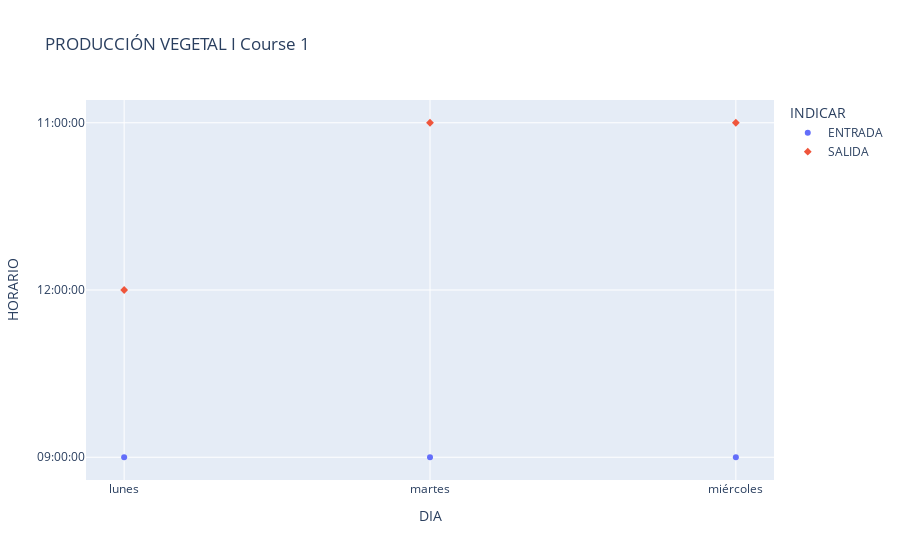
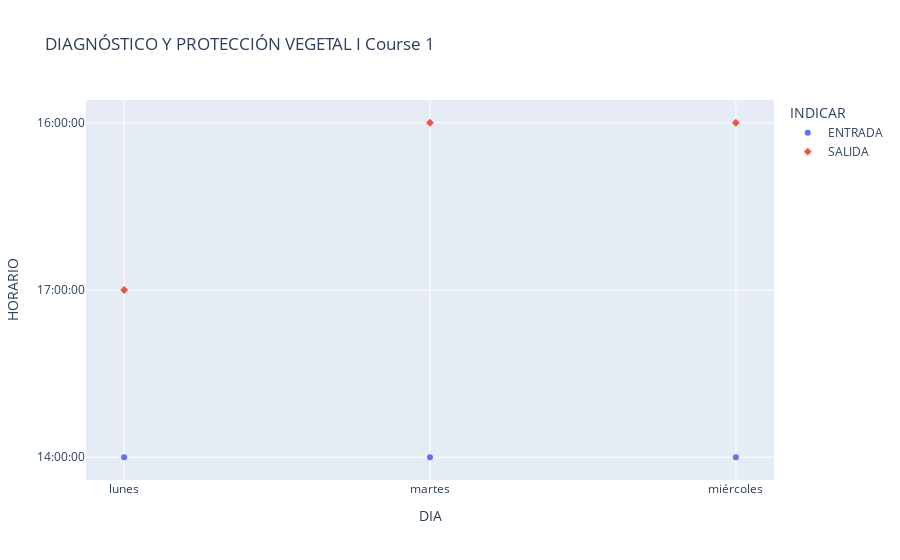
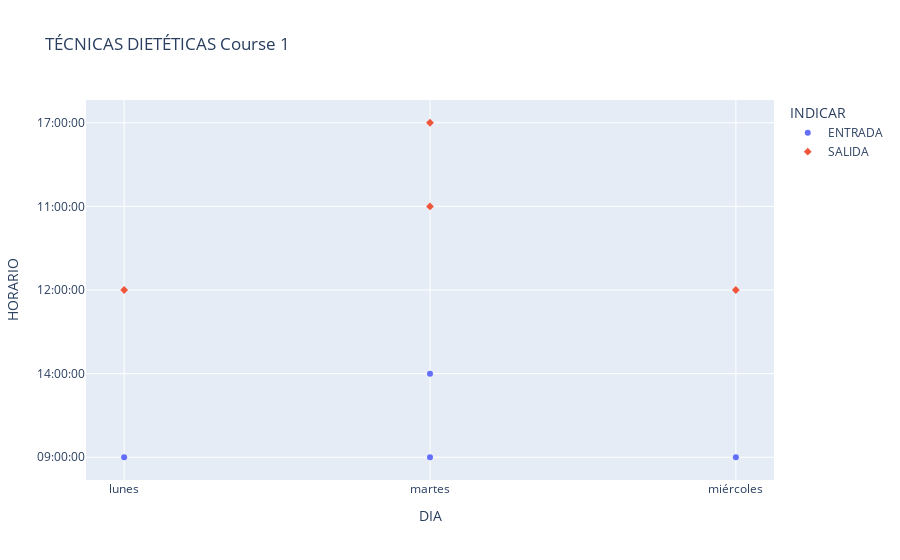
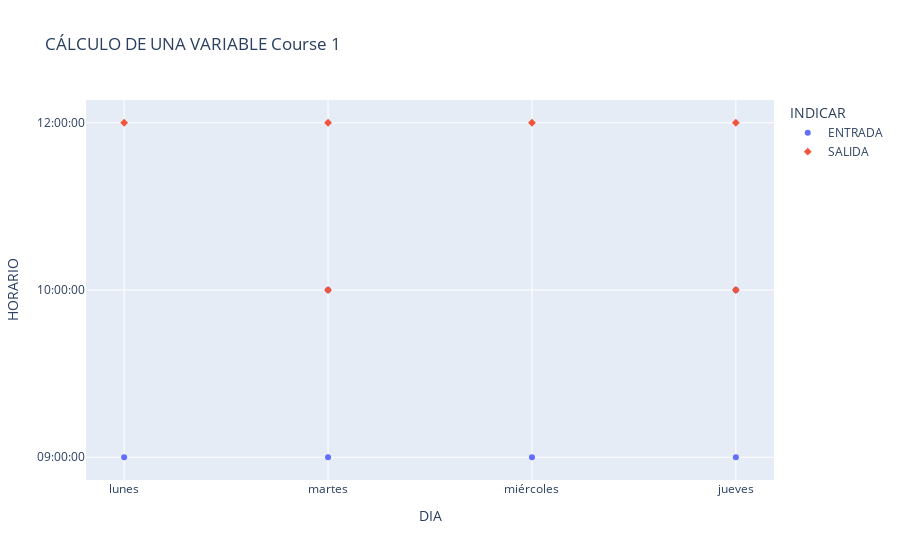

Write notebook code for charts like these, in order.
### Code cell
import plotly.express as px
materias = list(df_H_p.NOMBRE.unique())
for mate in materias:
    df = df_Horario[df_Horario.NOMBRE == mate]
    l_course = df.COURSE.unique()
    if 1 in l_course:
        df1 = df[df['COURSE']==1]
        fig = px.scatter(df1, x="DIA", y="HORARIO",color='INDICAR',symbol='INDICAR',hover_data=[''] ,title=f'{mate} Course 1')
        fig.show()
    if 2 in l_course:
        df2 = df[df['COURSE']==2]
        fig = px.scatter(df2, x="DIA", y="HORARIO",color='INDICAR',symbol='INDICAR' ,title=f'{mate} Course 2')
        fig.show()
    if 3 in l_course:
        df3 = df[df['COURSE']==3]
        fig = px.scatter(df3, x="DIA", y="HORARIO",color='INDICAR',symbol='INDICAR' ,title=f'{mate} Course 3')
        fig.show()
    if 4 in l_course:
        df4 = df[df['COURSE']==4]
        fig = px.scatter(df4, x="DIA", y="HORARIO",color='INDICAR',symbol='INDICAR' ,title=f'{mate} Course 4')
        fig.show()
    if 5 in l_course:
        df5 = df[df['COURSE']==5]
        fig = px.scatter(df5, x="DIA", y="HORARIO",color='INDICAR',symbol='INDICAR' ,title=f'{mate} Course 5')
        fig.show()

### Figure 1 — Plotly figure (JSON) as saved in the notebook; plotly's stock layout.template omitted (floating-point values rounded to 4 significant figures)
{"data": [{"hovertemplate": "INDICAR=ENTRADA<br>DIA=%{x}<br>HORARIO=%{y}<extra></extra>", "legendgroup": "ENTRADA", "marker": {"color": "#636efa", "symbol": "circle"}, "mode": "markers", "name": "ENTRADA", "orientation": "v", "showlegend": true, "type": "scatter", "x": ["lunes", "martes", "miércoles"], "xaxis": "x", "y": ["09:00:00", "09:00:00", "09:00:00"], "yaxis": "y"}, {"hovertemplate": "INDICAR=SALIDA<br>DIA=%{x}<br>HORARIO=%{y}<extra></extra>", "legendgroup": "SALIDA", "marker": {"color": "#EF553B", "symbol": "diamond"}, "mode": "markers", "name": "SALIDA", "orientation": "v", "showlegend": true, "type": "scatter", "x": ["lunes", "martes", "miércoles"], "xaxis": "x", "y": ["12:00:00", "11:00:00", "11:00:00"], "yaxis": "y"}], "layout": {"legend": {"title": {"text": "INDICAR"}, "tracegroupgap": 0}, "title": {"text": "PRODUCCIÓN VEGETAL I Course 1"}, "xaxis": {"anchor": "y", "domain": [0, 1], "title": {"text": "DIA"}}, "yaxis": {"anchor": "x", "domain": [0, 1], "title": {"text": "HORARIO"}}}}

### Figure 2 — Plotly figure (JSON) as saved in the notebook; plotly's stock layout.template omitted (floating-point values rounded to 4 significant figures)
{"data": [{"hovertemplate": "INDICAR=ENTRADA<br>DIA=%{x}<br>HORARIO=%{y}<extra></extra>", "legendgroup": "ENTRADA", "marker": {"color": "#636efa", "symbol": "circle"}, "mode": "markers", "name": "ENTRADA", "orientation": "v", "showlegend": true, "type": "scatter", "x": ["lunes", "martes", "miércoles"], "xaxis": "x", "y": ["14:00:00", "14:00:00", "14:00:00"], "yaxis": "y"}, {"hovertemplate": "INDICAR=SALIDA<br>DIA=%{x}<br>HORARIO=%{y}<extra></extra>", "legendgroup": "SALIDA", "marker": {"color": "#EF553B", "symbol": "diamond"}, "mode": "markers", "name": "SALIDA", "orientation": "v", "showlegend": true, "type": "scatter", "x": ["lunes", "martes", "miércoles"], "xaxis": "x", "y": ["17:00:00", "16:00:00", "16:00:00"], "yaxis": "y"}], "layout": {"legend": {"title": {"text": "INDICAR"}, "tracegroupgap": 0}, "title": {"text": "DIAGNÓSTICO Y PROTECCIÓN VEGETAL I Course 1"}, "xaxis": {"anchor": "y", "domain": [0, 1], "title": {"text": "DIA"}}, "yaxis": {"anchor": "x", "domain": [0, 1], "title": {"text": "HORARIO"}}}}

### Figure 3 — Plotly figure (JSON) as saved in the notebook; plotly's stock layout.template omitted (floating-point values rounded to 4 significant figures)
{"data": [{"hovertemplate": "INDICAR=ENTRADA<br>DIA=%{x}<br>HORARIO=%{y}<extra></extra>", "legendgroup": "ENTRADA", "marker": {"color": "#636efa", "symbol": "circle"}, "mode": "markers", "name": "ENTRADA", "orientation": "v", "showlegend": true, "type": "scatter", "x": ["lunes", "martes", "martes", "miércoles"], "xaxis": "x", "y": ["09:00:00", "09:00:00", "14:00:00", "09:00:00"], "yaxis": "y"}, {"hovertemplate": "INDICAR=SALIDA<br>DIA=%{x}<br>HORARIO=%{y}<extra></extra>", "legendgroup": "SALIDA", "marker": {"color": "#EF553B", "symbol": "diamond"}, "mode": "markers", "name": "SALIDA", "orientation": "v", "showlegend": true, "type": "scatter", "x": ["lunes", "martes", "martes", "miércoles"], "xaxis": "x", "y": ["12:00:00", "11:00:00", "17:00:00", "12:00:00"], "yaxis": "y"}], "layout": {"legend": {"title": {"text": "INDICAR"}, "tracegroupgap": 0}, "title": {"text": "TÉCNICAS DIETÉTICAS Course 1"}, "xaxis": {"anchor": "y", "domain": [0, 1], "title": {"text": "DIA"}}, "yaxis": {"anchor": "x", "domain": [0, 1], "title": {"text": "HORARIO"}}}}

### Figure 4 — Plotly figure (JSON) as saved in the notebook; plotly's stock layout.template omitted (floating-point values rounded to 4 significant figures)
{"data": [{"hovertemplate": "INDICAR=ENTRADA<br>DIA=%{x}<br>HORARIO=%{y}<extra></extra>", "legendgroup": "ENTRADA", "marker": {"color": "#636efa", "symbol": "circle"}, "mode": "markers", "name": "ENTRADA", "orientation": "v", "showlegend": true, "type": "scatter", "x": ["lunes", "martes", "martes", "miércoles", "jueves", "jueves"], "xaxis": "x", "y": ["09:00:00", "09:00:00", "10:00:00", "09:00:00", "09:00:00", "10:00:00"], "yaxis": "y"}, {"hovertemplate": "INDICAR=SALIDA<br>DIA=%{x}<br>HORARIO=%{y}<extra></extra>", "legendgroup": "SALIDA", "marker": {"color": "#EF553B", "symbol": "diamond"}, "mode": "markers", "name": "SALIDA", "orientation": "v", "showlegend": true, "type": "scatter", "x": ["lunes", "martes", "martes", "miércoles", "jueves", "jueves"], "xaxis": "x", "y": ["12:00:00", "10:00:00", "12:00:00", "12:00:00", "10:00:00", "12:00:00"], "yaxis": "y"}], "layout": {"legend": {"title": {"text": "INDICAR"}, "tracegroupgap": 0}, "title": {"text": "CÁLCULO DE UNA VARIABLE Course 1"}, "xaxis": {"anchor": "y", "domain": [0, 1], "title": {"text": "DIA"}}, "yaxis": {"anchor": "x", "domain": [0, 1], "title": {"text": "HORARIO"}}}}
